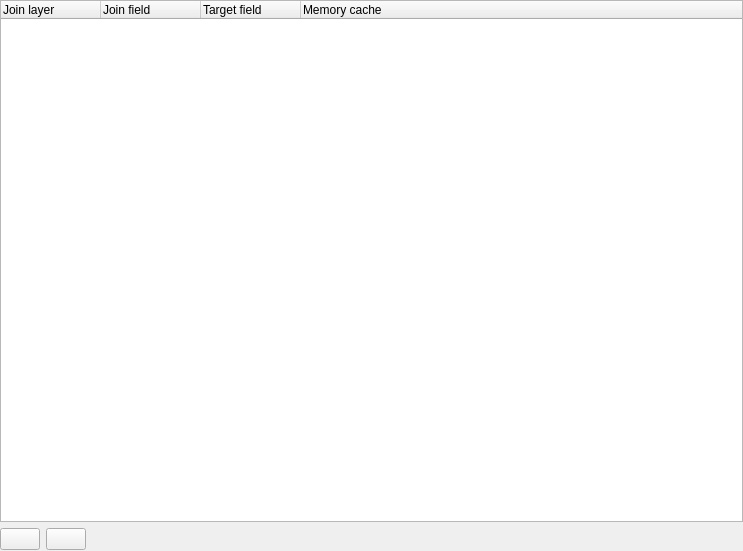
             <widget class="QWidget" name="scrollAreaWidgetContents_7">
              <property name="geometry">
               <rect>
                <x>0</x>
                <y>0</y>
                <width>743</width>
                <height>551</height>
               </rect>
              </property>
              <layout class="QVBoxLayout" name="verticalLayout_23">
               <property name="margin">
                <number>0</number>
               </property>
               <item>
                <widget class="QTreeWidget" name="mJoinTreeWidget">
                 <property name="columnCount">
                  <number>4</number>
                 </property>
                 <column>
                  <property name="text">
                   <string>Join layer</string>
                  </property>
                 </column>
                 <column>
                  <property name="text">
                   <string>Join field</string>
                  </property>
                 </column>
                 <column>
                  <property name="text">
                   <string>Target field</string>
                  </property>
                 </column>
                 <column>
                  <property name="text">
                   <string>Memory cache</string>
                  </property>
                 </column>
                </widget>
               </item>
               <item>
                <layout class="QHBoxLayout" name="horizontalLayout">
                 <item>
                  <widget class="QPushButton" name="mButtonAddJoin">
                   <property name="text">
                    <string/>
                   </property>
                   <property name="icon">
                    <iconset resource="../../images/images.qrc">
                     <normaloff>:/images/themes/default/symbologyAdd.png</normaloff>:/images/themes/default/symbologyAdd.png</iconset>
                   </property>
                  </widget>
                 </item>
                 <item>
                  <widget class="QPushButton" name="mButtonRemoveJoin">
                   <property name="text">
                    <string/>
                   </property>
                   <property name="icon">
                    <iconset resource="../../images/images.qrc">
                     <normaloff>:/images/themes/default/symbologyRemove.png</normaloff>:/images/themes/default/symbologyRemove.png</iconset>
                   </property>
                  </widget>
                 </item>
                 <item>
                  <spacer name="horizontalSpacer">
                   <property name="orientation">
                    <enum>Qt::Horizontal</enum>
                   </property>
                   <property name="sizeHint" stdset="0">
                    <size>
                     <width>0</width>
                     <height>23</height>
                    </size>
                   </property>
                  </spacer>
                 </item>
                </layout>
               </item>
              </layout>
             </widget>
